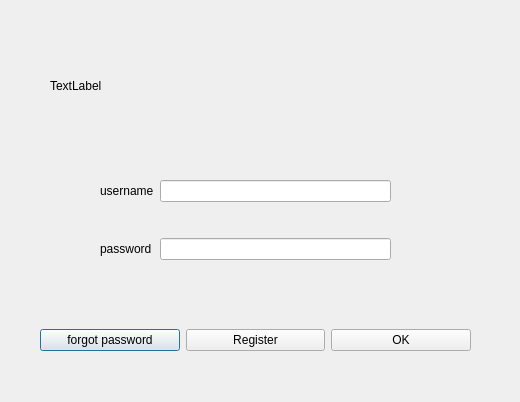
 <widget class="QDialog" name="login_window">
  <property name="geometry">
   <rect>
    <x>0</x>
    <y>0</y>
    <width>520</width>
    <height>402</height>
   </rect>
  </property>
  <property name="windowTitle">
   <string>Dialog</string>
  </property>
  <property name="styleSheet">
   <string notr="true">/* ---------------------------------------------------------------------------

    Created by the qtsass compiler

    WARNING! All changes made in this file will be lost!

--------------------------------------------------------------------------- */
/* QDarkStyleSheet -----------------------------------------------------------

This is the main style sheet, the palette has eight colors.

It is based on three selecting colors, three greyish (background) colors
plus three whitish (foreground) colors. Each set of widgets of the same
type have a header like this:

    ------------------
    GroupName --------
    ------------------

And each widget is separated with a header like this:

    QWidgetName ------

This makes more easy to find and change some css field. The basic
configuration is described bellow.

    BACKGROUND -----------

        Light  #4D545B #505F69 (unpressed)
        Normal #31363B #32414B (border, disabled, pressed, checked, toolbars, menus)
        Dark   #232629 #19232D (background)

    FOREGROUND -----------

        Light  #EFF0F1 #F0F0F0 (texts/labels)
        Normal         #AAAAAA (not used yet)
        Dark   #505F69 #787878 (disabled texts)

    SELECTION ------------

        Light  #179AE0 #148CD2 (selection/hover/active)
        Normal #3375A3 #1464A0 (selected)
        Dark   #18465D #14506E (selected disabled)

If a stranger configuration is required because of a bugfix or anything
else, keep the comment on the line above so nobody changes it, including the
issue number.

*/
/*

See Qt documentation:

//  - https://doc.qt.io/qt-5/stylesheet.html
//  - https://doc.qt.io/qt-5/stylesheet-reference.html
//  - https://doc.qt.io/qt-5/stylesheet-examples.html

--------------------------------------------------------------------------- */
/* QWidget ----------------------------------------------------------------

--------------------------------------------------------------------------- */
QWidget {
  background-color: #19232D;
  border: 0px solid #32414B;
  padding: 0px;
  color: #F0F0F0;
  selection-background-color: #1464A0;
  selection-color: #F0F0F0;
}

QWidget:disabled {
  background-color: #19232D;
  color: #787878;
  selection-background-color: #14506E;
  selection-color: #787878;
}

QWidget::item:selected {
  background-color: #1464A0;
}

QWidget::item:hover {
  background-color: #148CD2;
  color: #32414B;
}

/* QMainWindow ------------------------------------------------------------



--------------------------------------------------------------------------- */
QMainWindow::separator {
  background-color: #32414B;
  border: 0px solid #19232D;
  spacing: 0px;
  padding: 2px;
}

QMainWindow::separator:hover {
  background-color: #505F69;
  border: 0px solid #148CD2;
}

QMainWindow::separator:horizontal {
  width: 5px;
  margin-top: 2px;
  margin-bottom: 2px;
  image: url(&quot;:/qss_icons/rc/Vsepartoolbar.png&quot;);
}

QMainWindow::separator:vertical {
  height: 5px;
  margin-left: 2px;
  margin-right: 2px;
  image: url(&quot;:/qss_icons/rc/Hsepartoolbar.png&quot;);
}

/* QToolTip ---------------------------------------------------------------


--------------------------------------------------------------------------- */
QToolTip {
  background-color: #148CD2;
  border: 1px solid #19232D;
  color: #19232D;
  /* Remove padding, for fix combo box tooltip */
  padding: 0px;
  /* Reducing transparency to read better */
  opacity: 230;
}

/* QStatusBar -------------------------------------------------------------


--------------------------------------------------------------------------- */
QStatusBar {
  border: 1px solid #32414B;
  /* Fixes Spyder #9120, #9121 */
  background: #32414B;
}

QStatusBar QToolTip {
  background-color: #148CD2;
  border: 1px solid #19232D;
  color: #19232D;
  /* Remove padding, for fix combo box tooltip */
  padding: 0px;
  /* Reducing transparency to read better */
  opacity: 230;
}

QStatusBar QLabel {
  /* Fixes Spyder #9120, #9121 */
  background: transparent;
}

/* QCheckBox --------------------------------------------------------------


--------------------------------------------------------------------------- */
QCheckBox {
  background-color: #19232D;
  color: #F0F0F0;
  spacing: 4px;
  outline: none;
  padding-top: 4px;
  padding-bottom: 4px;
}

QCheckBox:focus {
  border: none;
}

QCheckBox QWidget:disabled {
  background-color: #19232D;
  color: #787878;
}

QCheckBox::indicator {
  margin-left: 4px;
  width: 16px;
  height: 16px;
}

QCheckBox::indicator:unchecked {
  image: url(&quot;:/qss_icons/rc/checkbox_unchecked.png&quot;);
}

QCheckBox::indicator:unchecked:hover, QCheckBox::indicator:unchecked:focus, QCheckBox::indicator:unchecked:pressed {
  border: none;
  image: url(&quot;:/qss_icons/rc/checkbox_unchecked_focus.png&quot;);
}

QCheckBox::indicator:unchecked:disabled {
  image: url(&quot;:/qss_icons/rc/checkbox_unchecked_disabled.png&quot;);
}

QCheckBox::indicator:checked {
  image: url(&quot;:/qss_icons/rc/checkbox_checked.png&quot;);
}

QCheckBox::indicator:checked:hover, QCheckBox::indicator:checked:focus, QCheckBox::indicator:checked:pressed {
  border: none;
  image: url(&quot;:/qss_icons/rc/checkbox_checked_focus.png&quot;);
}

QCheckBox::indicator:checked:disabled {
  image: url(&quot;:/qss_icons/rc/checkbox_checked_disabled.png&quot;);
}

QCheckBox::indicator:indeterminate {
  image: url(&quot;:/qss_icons/rc/checkbox_indeterminate.png&quot;);
}

QCheckBox::indicator:indeterminate:disabled {
  image: url(&quot;:/qss_icons/rc/checkbox_indeterminate_disabled.png&quot;);
}

QCheckBox::indicator:indeterminate:focus, QCheckBox::indicator:indeterminate:hover, QCheckBox::indicator:indeterminate:pressed {
  image: url(&quot;:/qss_icons/rc/checkbox_indeterminate_focus.png&quot;);
}

/* QGroupBox --------------------------------------------------------------

--------------------------------------------------------------------------- */
QGroupBox {
  font-weight: bold;
  border: 1px solid #32414B;
  border-radius: 4px;
  padding: 4px;
  margin-top: 16px;
}

QGroupBox::title {
  subcontrol-origin: margin;
  subcontrol-position: top left;
  left: 3px;
  padding-left: 3px;
  padding-right: 5px;
  padding-top: 8px;
  padding-bottom: 16px;
}

QGroupBox::indicator {
  margin-left: 2px;
  width: 16px;
  height: 16px;
}

QGroupBox::indicator:unchecked:hover, QGroupBox::indicator:unchecked:focus, QGroupBox::indicator:unchecked:pressed {
  border: none;
  image: url(&quot;:/qss_icons/rc/checkbox_unchecked_focus.png&quot;);
}

QGroupBox::indicator:unchecked:disabled {
  image: url(&quot;:/qss_icons/rc/checkbox_unchecked_disabled.png&quot;);
}

QGroupBox::indicator:checked:hover, QGroupBox::indicator:checked:focus, QGroupBox::indicator:checked:pressed {
  border: none;
  image: url(&quot;:/qss_icons/rc/checkbox_checked_focus.png&quot;);
}

QGroupBox::indicator:checked:disabled {
  image: url(&quot;:/qss_icons/rc/checkbox_checked_disabled.png&quot;);
}

/* QRadioButton -----------------------------------------------------------

https://doc.qt.io/qt-5/stylesheet-examples.html#customizing-qradiobutton

--------------------------------------------------------------------------- */
QRadioButton {
  background-color: #19232D;
  color: #F0F0F0;
  spacing: 0px;
  padding: 0px;
  border: none;
  outline: none;
}

QRadioButton:focus {
  border: none;
}

QRadioButton:disabled {
  background-color: #19232D;
  color: #787878;
  border: none;
  outline: none;
}

QRadioButton QWidget {
  background-color: #19232D;
  color: #F0F0F0;
  spacing: 0px;
  padding: 0px;
  outline: none;
  border: none;
}

QRadioButton::indicator {
  border: none;
  outline: none;
  margin-bottom: 2px;
  width: 25px;
  height: 25px;
}

QRadioButton::indicator:unchecked {
  image: url(&quot;:/qss_icons/rc/radio_unchecked.png&quot;);
}

QRadioButton::indicator:unchecked:hover, QRadioButton::indicator:unchecked:focus, QRadioButton::indicator:unchecked:pressed {
  border: none;
  outline: none;
  image: url(&quot;:/qss_icons/rc/radio_unchecked_focus.png&quot;);
}

QRadioButton::indicator:unchecked:disabled {
  image: url(&quot;:/qss_icons/rc/radio_unchecked_disabled.png&quot;);
}

QRadioButton::indicator:checked {
  border: none;
  outline: none;
  image: url(&quot;:/qss_icons/rc/radio_checked.png&quot;);
}

QRadioButton::indicator:checked:hover, QRadioButton::indicator:checked:focus, QRadioButton::indicator:checked:pressed {
  border: none;
  outline: none;
  image: url(&quot;:/qss_icons/rc/radio_checked_focus.png&quot;);
}

QRadioButton::indicator:checked:disabled {
  outline: none;
  image: url(&quot;:/qss_icons/rc/radio_checked_disabled.png&quot;);
}

/* QMenuBar ---------------------------------------------------------------

https://doc.qt.io/qt-5/stylesheet-examples.html#customizing-qmenubar

--------------------------------------------------------------------------- */
QMenuBar {
  background-color: #32414B;
  padding: 2px;
  border: 1px solid #19232D;
  color: #F0F0F0;
}

QMenuBar:focus {
  border: 1px solid #148CD2;
}

QMenuBar::item {
  background: transparent;
  padding: 4px;
}

QMenuBar::item:selected {
  padding: 4px;
  background: transparent;
  border: 0px solid #32414B;
}

QMenuBar::item:pressed {
  padding: 4px;
  border: 0px solid #32414B;
  background-color: #148CD2;
  color: #F0F0F0;
  margin-bottom: 0px;
  padding-bottom: 0px;
}

/* QMenu ------------------------------------------------------------------

https://doc.qt.io/qt-5/stylesheet-examples.html#customizing-qmenu

--------------------------------------------------------------------------- */
QMenu {
  border: 0px solid #32414B;
  color: #F0F0F0;
  margin: 0px;
}

QMenu::separator {
  height: 2px;
  background-color: #505F69;
  color: #F0F0F0;
  padding-left: 4px;
  margin-left: 2px;
  margin-right: 2px;
}

QMenu::icon {
  margin: 0px;
  padding-left: 4px;
}

QMenu::item {
  padding: 4px 24px 4px 24px;
  /* Reserve space for selection border */
  border: 1px transparent #32414B;
}

QMenu::item:selected {
  color: #F0F0F0;
}

QMenu::indicator {
  width: 12px;
  height: 12px;
  padding-left: 6px;
  /* non-exclusive indicator = check box style indicator (see QActionGroup::setExclusive) */
  /* exclusive indicator = radio button style indicator (see QActionGroup::setExclusive) */
}

QMenu::indicator:non-exclusive:unchecked {
  image: url(&quot;:/qss_icons/rc/checkbox_unchecked.png&quot;);
}

QMenu::indicator:non-exclusive:unchecked:selected {
  image: url(&quot;:/qss_icons/rc/checkbox_unchecked_disabled.png&quot;);
}

QMenu::indicator:non-exclusive:checked {
  image: url(&quot;:/qss_icons/rc/checkbox_checked.png&quot;);
}

QMenu::indicator:non-exclusive:checked:selected {
  image: url(&quot;:/qss_icons/rc/checkbox_checked_disabled.png&quot;);
}

QMenu::indicator:exclusive:unchecked {
  image: url(&quot;:/qss_icons/rc/radio_unchecked.png&quot;);
}

QMenu::indicator:exclusive:unchecked:selected {
  image: url(&quot;:/qss_icons/rc/radio_unchecked_disabled.png&quot;);
}

QMenu::indicator:exclusive:checked {
  image: url(&quot;:/qss_icons/rc/radio_checked.png&quot;);
}

QMenu::indicator:exclusive:checked:selected {
  image: url(&quot;:/qss_icons/rc/radio_checked_disabled.png&quot;);
}

QMenu::right-arrow {
  margin: 5px;
  image: url(&quot;:/qss_icons/rc/right_arrow.png&quot;);
}

/* QAbstractItemView ------------------------------------------------------

https://doc.qt.io/qt-5/stylesheet-examples.html#customizing-qcombobox

--------------------------------------------------------------------------- */
QAbstractItemView {
  alternate-background-color: #19232D;
  color: #F0F0F0;
  border: 1px solid #32414B;
  border-radius: 4px;
}

QAbstractItemView QLineEdit {
  padding: 2px;
}

/* QAbstractScrollArea ----------------------------------------------------

https://doc.qt.io/qt-5/stylesheet-examples.html#customizing-qabstractscrollarea

--------------------------------------------------------------------------- */
QAbstractScrollArea {
  background-color: #19232D;
  border: 1px solid #32414B;
  border-radius: 4px;
  padding: 4px;
  color: #F0F0F0;
}

QAbstractScrollArea:disabled {
  color: #787878;
}

/* QScrollArea ------------------------------------------------------------

--------------------------------------------------------------------------- */
QScrollArea QWidget QWidget:disabled {
  background-color: #19232D;
}

/* QScrollBar -------------------------------------------------------------

https://doc.qt.io/qt-5/stylesheet-examples.html#customizing-qscrollbar

--------------------------------------------------------------------------- */
QScrollBar:horizontal {
  height: 16px;
  margin: 2px 16px 2px 16px;
  border: 1px solid #32414B;
  border-radius: 4px;
  background-color: #19232D;
}

QScrollBar:vertical {
  background-color: #19232D;
  width: 16px;
  margin: 16px 2px 16px 2px;
  border: 1px solid #32414B;
  border-radius: 4px;
}

QScrollBar::handle:horizontal {
  background-color: #787878;
  border: 1px solid #32414B;
  border-radius: 4px;
  min-width: 8px;
}

QScrollBar::handle:horizontal:hover {
  background-color: #148CD2;
  border: 1px solid #148CD2;
  border-radius: 4px;
  min-width: 8px;
}

QScrollBar::handle:vertical {
  background-color: #787878;
  border: 1px solid #32414B;
  min-height: 8px;
  border-radius: 4px;
}

QScrollBar::handle:vertical:hover {
  background-color: #148CD2;
  border: 1px solid #148CD2;
  border-radius: 4px;
  min-height: 8px;
}

QScrollBar::add-line:horizontal {
  margin: 0px 0px 0px 0px;
  border-image: url(&quot;:/qss_icons/rc/right_arrow_disabled.png&quot;);
  width: 10px;
  height: 10px;
  subcontrol-position: right;
  subcontrol-origin: margin;
}

QScrollBar::add-line:horizontal:hover, QScrollBar::add-line:horizontal:on {
  border-image: url(&quot;:/qss_icons/rc/right_arrow.png&quot;);
  height: 10px;
  width: 10px;
  subcontrol-position: right;
  subcontrol-origin: margin;
}

QScrollBar::add-line:vertical {
  margin: 3px 0px 3px 0px;
  border-image: url(&quot;:/qss_icons/rc/down_arrow_disabled.png&quot;);
  height: 10px;
  width: 10px;
  subcontrol-position: bottom;
  subcontrol-origin: margin;
}

QScrollBar::add-line:vertical:hover, QScrollBar::add-line:vertical:on {
  border-image: url(&quot;:/qss_icons/rc/down_arrow.png&quot;);
  height: 10px;
  width: 10px;
  subcontrol-position: bottom;
  subcontrol-origin: margin;
}

QScrollBar::sub-line:horizontal {
  margin: 0px 3px 0px 3px;
  border-image: url(&quot;:/qss_icons/rc/left_arrow_disabled.png&quot;);
  height: 10px;
  width: 10px;
  subcontrol-position: left;
  subcontrol-origin: margin;
}

QScrollBar::sub-line:horizontal:hover, QScrollBar::sub-line:horizontal:on {
  border-image: url(&quot;:/qss_icons/rc/left_arrow.png&quot;);
  height: 10px;
  width: 10px;
  subcontrol-position: left;
  subcontrol-origin: margin;
}

QScrollBar::sub-line:vertical {
  margin: 3px 0px 3px 0px;
  border-image: url(&quot;:/qss_icons/rc/up_arrow_disabled.png&quot;);
  height: 10px;
  width: 10px;
  subcontrol-position: top;
  subcontrol-origin: margin;
}

QScrollBar::sub-line:vertical:hover, QScrollBar::sub-line:vertical:on {
  border-image: url(&quot;:/qss_icons/rc/up_arrow.png&quot;);
  height: 10px;
  width: 10px;
  subcontrol-position: top;
  subcontrol-origin: margin;
}

QScrollBar::up-arrow:horizontal, QScrollBar::down-arrow:horizontal {
  background: none;
}

QScrollBar::up-arrow:vertical, QScrollBar::down-arrow:vertical {
  background: none;
}

QScrollBar::add-page:horizontal, QScrollBar::sub-page:horizontal {
  background: none;
}

QScrollBar::add-page:vertical, QScrollBar::sub-page:vertical {
  background: none;
}

/* QTextEdit --------------------------------------------------------------

https://doc.qt.io/qt-5/stylesheet-examples.html#customizing-specific-widgets

--------------------------------------------------------------------------- */
QTextEdit {
  background-color: #19232D;
  color: #F0F0F0;
  border: 1px solid #32414B;
}

QTextEdit:hover {
  border: 1px solid #148CD2;
  color: #F0F0F0;
}

QTextEdit:selected {
  background: #1464A0;
  color: #32414B;
}

/* QPlainTextEdit ---------------------------------------------------------

--------------------------------------------------------------------------- */
QPlainTextEdit {
  background-color: #19232D;
  color: #F0F0F0;
  border-radius: 4px;
  border: 1px solid #32414B;
}

QPlainTextEdit:hover {
  border: 1px solid #148CD2;
  color: #F0F0F0;
}

QPlainTextEdit:selected {
  background: #1464A0;
  color: #32414B;
}

/* QSizeGrip --------------------------------------------------------------

https://doc.qt.io/qt-5/stylesheet-examples.html#customizing-qsizegrip

--------------------------------------------------------------------------- */
QSizeGrip {
  background: transparent;
  width: 12px;
  height: 12px;
  image: url(&quot;:/qss_icons/rc/sizegrip.png&quot;);
}

/* QStackedWidget ---------------------------------------------------------

--------------------------------------------------------------------------- */
QStackedWidget {
  padding: 4px;
  border: 1px solid #32414B;
  border: 1px solid #19232D;
}

/* QToolBar ---------------------------------------------------------------

https://doc.qt.io/qt-5/stylesheet-examples.html#customizing-qtoolbar

--------------------------------------------------------------------------- */
QToolBar {
  background-color: #32414B;
  border-bottom: 1px solid #19232D;
  padding: 2px;
  font-weight: bold;
}

QToolBar QToolButton {
  background-color: #32414B;
}

QToolBar::handle:horizontal {
  width: 6px;
  image: url(&quot;:/qss_icons/rc/Hmovetoolbar.png&quot;);
}

QToolBar::handle:vertical {
  height: 6px;
  image: url(&quot;:/qss_icons/rc/Vmovetoolbar.png&quot;);
}

QToolBar::separator:horizontal {
  width: 3px;
  image: url(&quot;:/qss_icons/rc/Hsepartoolbar.png&quot;);
}

QToolBar::separator:vertical {
  height: 3px;
  image: url(&quot;:/qss_icons/rc/Vsepartoolbar.png&quot;);
}

QToolButton#qt_toolbar_ext_button {
  background: #32414B;
  border: 0px;
  color: #F0F0F0;
  image: url(&quot;:/qss_icons/rc/right_arrow.png&quot;);
}

/* QAbstractSpinBox -------------------------------------------------------

--------------------------------------------------------------------------- */
QAbstractSpinBox {
  background-color: #19232D;
  border: 1px solid #32414B;
  color: #F0F0F0;
  /* This fixes 103, 111 */
  padding-top: 2px;
  /* This fixes 103, 111 */
  padding-bottom: 2px;
  padding-left: 4px;
  padding-right: 4px;
  border-radius: 4px;
  /* min-width: 5px; removed to fix 109 */
}

QAbstractSpinBox:up-button {
  background-color: transparent #19232D;
  subcontrol-origin: border;
  subcontrol-position: top right;
  border-left: 1px solid #32414B;
  margin: 1px;
}

QAbstractSpinBox::up-arrow, QAbstractSpinBox::up-arrow:disabled, QAbstractSpinBox::up-arrow:off {
  image: url(&quot;:/qss_icons/rc/up_arrow_disabled.png&quot;);
  width: 9px;
  height: 9px;
}

QAbstractSpinBox::up-arrow:hover {
  image: url(&quot;:/qss_icons/rc/up_arrow.png&quot;);
}

QAbstractSpinBox:down-button {
  background-color: transparent #19232D;
  subcontrol-origin: border;
  subcontrol-position: bottom right;
  border-left: 1px solid #32414B;
  margin: 1px;
}

QAbstractSpinBox::down-arrow, QAbstractSpinBox::down-arrow:disabled, QAbstractSpinBox::down-arrow:off {
  image: url(&quot;:/qss_icons/rc/down_arrow_disabled.png&quot;);
  width: 9px;
  height: 9px;
}

QAbstractSpinBox::down-arrow:hover {
  image: url(&quot;:/qss_icons/rc/down_arrow.png&quot;);
}

QAbstractSpinBox:hover {
  border: 1px solid #148CD2;
  color: #F0F0F0;
}

QAbstractSpinBox:selected {
  background: #1464A0;
  color: #32414B;
}

/* ------------------------------------------------------------------------ */
/* DISPLAYS --------------------------------------------------------------- */
/* ------------------------------------------------------------------------ */
/* QLabel -----------------------------------------------------------------

https://doc.qt.io/qt-5/stylesheet-examples.html#customizing-qframe

--------------------------------------------------------------------------- */
QLabel {
  background-color: #19232D;
  border: 0px solid #32414B;
  padding: 2px;
  margin: 0px;
  color: #F0F0F0;
}

QLabel::disabled {
  background-color: #19232D;
  border: 0px solid #32414B;
  color: #787878;
}

/* QTextBrowser -----------------------------------------------------------

https://doc.qt.io/qt-5/stylesheet-examples.html#customizing-qabstractscrollarea

--------------------------------------------------------------------------- */
QTextBrowser {
  background-color: #19232D;
  border: 1px solid #32414B;
  color: #F0F0F0;
  border-radius: 4px;
}

QTextBrowser:disabled {
  background-color: #19232D;
  border: 1px solid #32414B;
  color: #787878;
  border-radius: 4px;
}

QTextBrowser:hover, QTextBrowser:!hover, QTextBrowser::selected, QTextBrowser::pressed {
  border: 1px solid #32414B;
}

/* QGraphicsView ----------------------------------------------------------

--------------------------------------------------------------------------- */
QGraphicsView {
  background-color: #19232D;
  border: 1px solid #32414B;
  color: #F0F0F0;
  border-radius: 4px;
}

QGraphicsView:disabled {
  background-color: #19232D;
  border: 1px solid #32414B;
  color: #787878;
  border-radius: 4px;
}

QGraphicsView:hover, QGraphicsView:!hover, QGraphicsView::selected, QGraphicsView::pressed {
  border: 1px solid #32414B;
}

/* QCalendarWidget --------------------------------------------------------

--------------------------------------------------------------------------- */
QCalendarWidget {
  border: 1px solid #32414B;
  border-radius: 4px;
}

QCalendarWidget:disabled {
  background-color: #19232D;
  color: #787878;
}

/* QLCDNumber -------------------------------------------------------------

--------------------------------------------------------------------------- */
QLCDNumber {
  background-color: #19232D;
  color: #F0F0F0;
}

QLCDNumber:disabled {
  background-color: #19232D;
  color: #787878;
}

/* QProgressBar -----------------------------------------------------------

https://doc.qt.io/qt-5/stylesheet-examples.html#customizing-qprogressbar

--------------------------------------------------------------------------- */
QProgressBar {
  background-color: #19232D;
  border: 1px solid #32414B;
  color: #F0F0F0;
  border-radius: 4px;
  text-align: center;
}

QProgressBar:disabled {
  background-color: #19232D;
  border: 1px solid #32414B;
  color: #787878;
  border-radius: 4px;
  text-align: center;
}

QProgressBar::chunk {
  background-color: #1464A0;
  color: #19232D;
  border-radius: 4px;
}

QProgressBar::chunk:disabled {
  background-color: #14506E;
  color: #787878;
  border-radius: 4px;
}

/* ------------------------------------------------------------------------ */
/* BUTTONS ---------------------------------------------------------------- */
/* ------------------------------------------------------------------------ */
/* QPushButton ------------------------------------------------------------

https://doc.qt.io/qt-5/stylesheet-examples.html#customizing-qpushbutton

--------------------------------------------------------------------------- */
QPushButton {
  background-color: #505F69;
  border: 1px solid #32414B;
  color: #F0F0F0;
  border-radius: 4px;
  padding: 3px;
  outline: none;
}

QPushButton:disabled {
  background-color: #32414B;
  border: 1px solid #32414B;
  color: #787878;
  border-radius: 4px;
  padding: 3px;
}

QPushButton:checked {
  background-color: #32414B;
  border: 1px solid #32414B;
  border-radius: 4px;
  padding: 3px;
  outline: none;
}

QPushButton:checked:disabled {
  background-color: #19232D;
  border: 1px solid #32414B;
  color: #787878;
  border-radius: 4px;
  padding: 3px;
  outline: none;
}

QPushButton:checked:selected {
  background: #1464A0;
  color: #32414B;
}

QPushButton:checked:hover {
  border: 1px solid #148CD2;
  color: #F0F0F0;
}

QPushButton::menu-indicator {
  subcontrol-origin: padding;
  subcontrol-position: bottom right;
  bottom: 4px;
}

QPushButton:pressed {
  background-color: #19232D;
  border: 1px solid #19232D;
}

QPushButton:pressed:hover {
  border: 1px solid #148CD2;
}

QPushButton:hover {
  border: 1px solid #148CD2;
  color: #F0F0F0;
}

QPushButton:selected {
  background: #1464A0;
  color: #32414B;
}

/* QToolButton ------------------------------------------------------------

https://doc.qt.io/qt-5/stylesheet-examples.html#customizing-qtoolbutton

--------------------------------------------------------------------------- */
QToolButton {
  background-color: transparent;
  border: 1px solid #32414B;
  border-radius: 4px;
  margin: 0px;
  padding: 2px;
  /* The subcontrols below are used only in the MenuButtonPopup mode */
  /* The subcontrol below is used only in the InstantPopup or DelayedPopup mode */
}

QToolButton:checked {
  background-color: #19232D;
  border: 1px solid #19232D;
}

QToolButton:checked:hover {
  border: 1px solid #148CD2;
}

QToolButton:pressed {
  background-color: #19232D;
  border: 1px solid #19232D;
}

QToolButton:pressed:hover {
  border: 1px solid #148CD2;
}

QToolButton:disabled {
  border: 1px solid #32414B;
}

QToolButton:hover {
  border: 1px solid #148CD2;
}

QToolButton[popupMode=&quot;1&quot;] {
  padding: 2px;
  /* Only for MenuButtonPopup */
  padding-right: 12px;
  /* Make way for the popup button */
  border: 1px solid #32414B;
  border-radius: 4px;
}

QToolButton[popupMode=&quot;2&quot;] {
  padding: 2px;
  /* Only for InstantPopup */
  padding-right: 12px;
  /* Make way for the popup button */
  border: 1px solid #32414B;
}

QToolButton::menu-button {
  padding: 2px;
  border-radius: 4px;
  border: 1px solid #32414B;
  border-top-right-radius: 4px;
  border-bottom-right-radius: 4px;
  /* 16px width + 4px for border = 20px allocated above */
  width: 16px;
  outline: none;
}

QToolButton::menu-button:hover {
  border: 1px solid #148CD2;
}

QToolButton::menu-button:checked:hover {
  border: 1px solid #148CD2;
}

QToolButton::menu-indicator {
  image: url(&quot;:/qss_icons/rc/down_arrow.png&quot;);
  top: -8px;
  /* Shift it a bit */
  left: -4px;
  /* Shift it a bit */
}

QToolButton::menu-arrow {
  image: url(&quot;:/qss_icons/rc/down_arrow.png&quot;);
}

QToolButton::menu-arrow:open {
  border: 1px solid #32414B;
}

/* QCommandLinkButton -----------------------------------------------------

--------------------------------------------------------------------------- */
QCommandLinkButton {
  background-color: transparent;
  border: 1px solid #32414B;
  color: #F0F0F0;
  border-radius: 4px;
  padding: 0px;
  margin: 0px;
}

QCommandLinkButton:disabled {
  background-color: transparent;
  color: #787878;
}

/* ------------------------------------------------------------------------ */
/* INPUTS - NO FIELDS ----------------------------------------------------- */
/* ------------------------------------------------------------------------ */
/* QComboBox --------------------------------------------------------------

https://doc.qt.io/qt-5/stylesheet-examples.html#customizing-qcombobox

--------------------------------------------------------------------------- */
QComboBox {
  border: 1px solid #32414B;
  border-radius: 4px;
  selection-background-color: #1464A0;
  padding-left: 4px;
  padding-right: 4px;
  /* Fixes #103, #111 */
  min-height: 1.5em;
  /* padding-top: 2px;     removed to fix #132 */
  /* padding-bottom: 2px;  removed to fix #132 */
  /* min-width: 75px;      removed to fix #109 */
  /* Needed to remove indicator - fix #132 */
}

QComboBox QAbstractItemView {
  background-color: #19232D;
  border-radius: 4px;
  border: 1px solid #32414B;
  selection-color: #148CD2;
  selection-background-color: #32414B;
}

QComboBox:disabled {
  background-color: #19232D;
  color: #787878;
}

QComboBox:hover {
  border: 1px solid #148CD2;
}

QComboBox:on {
  selection-background-color: #19232D;
}

QComboBox::indicator {
  background-color: transparent;
  selection-background-color: transparent;
  color: transparent;
  selection-color: transparent;
  /* Needed to remove indicator - fix #132 */
}

QComboBox::indicator:alternate {
  background: #19232D;
}

QComboBox::item:alternate {
  background: #19232D;
}

QComboBox::item:checked {
  font-weight: bold;
}

QComboBox::item:selected {
  border: 0px solid transparent;
}

QComboBox::drop-down {
  subcontrol-origin: padding;
  subcontrol-position: top right;
  width: 20px;
  border-left-width: 0px;
  border-left-color: #32414B;
  border-left-style: solid;
  border-top-right-radius: 3px;
  border-bottom-right-radius: 3px;
}

QComboBox::down-arrow {
  image: url(&quot;:/qss_icons/rc/down_arrow_disabled.png&quot;);
}

QComboBox::down-arrow:on, QComboBox::down-arrow:hover, QComboBox::down-arrow:focus {
  image: url(&quot;:/qss_icons/rc/down_arrow.png&quot;);
}

/* QSlider ----------------------------------------------------------------

https://doc.qt.io/qt-5/stylesheet-examples.html#customizing-qslider

--------------------------------------------------------------------------- */
QSlider:disabled {
  background: #19232D;
}

QSlider:focus {
  border: none;
}

QSlider::groove:horizontal {
  background: #32414B;
  border: 1px solid #32414B;
  height: 4px;
  margin: 0px;
  border-radius: 4px;
}

QSlider::groove:vertical {
  background: #32414B;
  border: 1px solid #32414B;
  width: 4px;
  margin: 0px;
  border-radius: 4px;
}

QSlider::add-page:vertical {
  background: #1464A0;
  border: 1px solid #32414B;
  width: 4px;
  margin: 0px;
  border-radius: 4px;
}

QSlider::add-page:vertical :disabled {
  background: #14506E;
}

QSlider::sub-page:horizontal {
  background: #1464A0;
  border: 1px solid #32414B;
  height: 4px;
  margin: 0px;
  border-radius: 4px;
}

QSlider::sub-page:horizontal:disabled {
  background: #14506E;
}

QSlider::handle:horizontal {
  background: #787878;
  border: 1px solid #32414B;
  width: 8px;
  height: 8px;
  margin: -8px 0px;
  border-radius: 4px;
}

QSlider::handle:horizontal:hover {
  background: #148CD2;
  border: 1px solid #148CD2;
}

QSlider::handle:vertical {
  background: #787878;
  border: 1px solid #32414B;
  width: 8px;
  height: 8px;
  margin: 0 -8px;
  border-radius: 4px;
}

QSlider::handle:vertical:hover {
  background: #148CD2;
  border: 1px solid #148CD2;
}

/* QLineEdit --------------------------------------------------------------

https://doc.qt.io/qt-5/stylesheet-examples.html#customizing-qlineedit

--------------------------------------------------------------------------- */
QLineEdit {
  background-color: #19232D;
  padding-top: 2px;
  /* This QLineEdit fix  103, 111 */
  padding-bottom: 2px;
  /* This QLineEdit fix  103, 111 */
  padding-left: 4px;
  padding-right: 4px;
  border-style: solid;
  border: 1px solid #32414B;
  border-radius: 4px;
  color: #F0F0F0;
}

QLineEdit:disabled {
  background-color: #19232D;
  color: #787878;
}

QLineEdit:hover {
  border: 1px solid #148CD2;
  color: #F0F0F0;
}

QLineEdit:selected {
  background: #1464A0;
  color: #32414B;
}

/* QTabWiget --------------------------------------------------------------

https://doc.qt.io/qt-5/stylesheet-examples.html#customizing-qtabwidget-and-qtabbar

--------------------------------------------------------------------------- */
QTabWidget {
  padding: 2px;
  selection-background-color: #32414B;
  /* Add wanted borders - fix #141, #126, #123 */
}

QTabWidget QWidget {
  border: 0px solid #32414B;
}

QTabWidget QWidget QWidget
QTableView,
QTabWidget QTreeView,
QTabWidget QListView,
QTabWidget QGroupBox,
QTabWidget QLineEdit,
QTabWidget QComboBox,
QTabWidget QFontComboBox,
QTabWidget QTextEdit,
QTabWidget QSpinBox,
QTabWidget QDoubleSpinBox {
  border: 1px solid #32414B;
}

QTabWidget::pane {
  border: 1px solid #32414B;
  border-radius: 4px;
  margin: 0px;
  /* Fixes double border inside pane wit pyqt5 */
  padding: 0px;
}

QTabWidget::pane:selected {
  background-colo</string>
  </property>
  <widget class="QWidget" name="gridLayoutWidget">
   <property name="geometry">
    <rect>
     <x>100</x>
     <y>150</y>
     <width>291</width>
     <height>141</height>
    </rect>
   </property>
   <layout class="QGridLayout" name="gridLayout">
    <item row="1" column="0">
     <widget class="QLabel" name="pwd">
      <property name="text">
       <string>password</string>
      </property>
     </widget>
    </item>
    <item row="0" column="0">
     <widget class="QLabel" name="username">
      <property name="text">
       <string>username</string>
      </property>
     </widget>
    </item>
    <item row="0" column="1">
     <widget class="QLineEdit" name="username_lineEdit"/>
    </item>
    <item row="1" column="1">
     <widget class="QLineEdit" name="pwd_lineEdit"/>
    </item>
   </layout>
  </widget>
  <widget class="QWidget" name="gridLayoutWidget_2">
   <property name="geometry">
    <rect>
     <x>40</x>
     <y>300</y>
     <width>431</width>
     <height>81</height>
    </rect>
   </property>
   <layout class="QGridLayout" name="gridLayout_2">
    <item row="0" column="0">
     <widget class="QPushButton" name="forget_pwd">
      <property name="text">
       <string>forgot password</string>
      </property>
     </widget>
    </item>
    <item row="0" column="1">
     <widget class="QPushButton" name="register_2">
      <property name="text">
       <string>Register</string>
      </property>
     </widget>
    </item>
    <item row="0" column="2">
     <widget class="QPushButton" name="OKBtn">
      <property name="text">
       <string>OK</string>
      </property>
     </widget>
    </item>
   </layout>
  </widget>
  <widget class="QLabel" name="label">
   <property name="geometry">
    <rect>
     <x>50</x>
     <y>40</y>
     <width>401</width>
     <height>91</height>
    </rect>
   </property>
   <property name="text">
    <string>TextLabel</string>
   </property>
  </widget>
 </widget>
